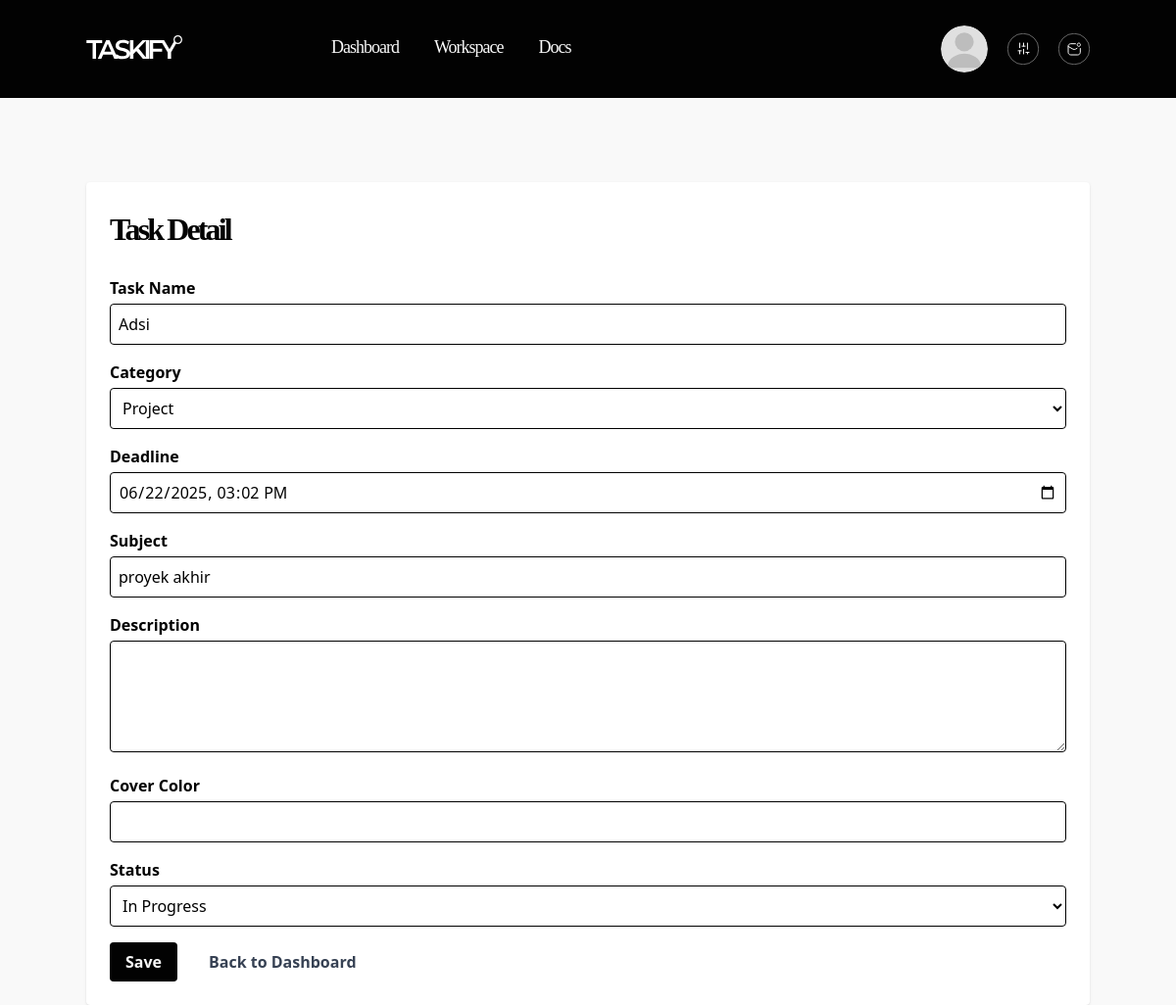
Before: /frontend/task-detail.php?id=2 (signed in) with the older database file.
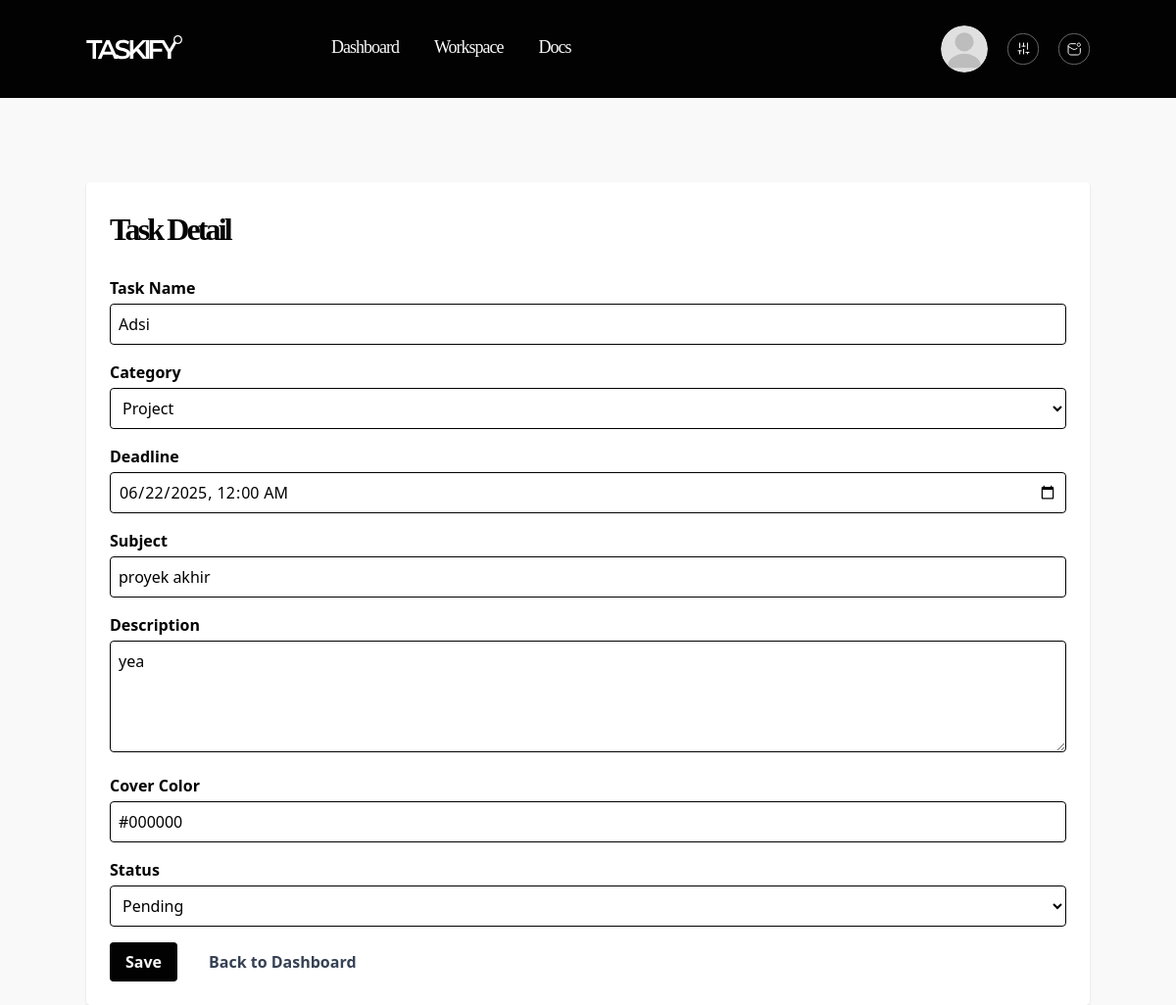
After: the same page with the newer database file.
### tables this page shows
CREATE TABLE `tasks` (
  `id_task` int NOT NULL,
  `id_user` int NOT NULL,
  `task_name` varchar(100) NOT NULL,
  `category` varchar(50) DEFAULT NULL,
  `deadline` datetime DEFAULT NULL,
  `subject` varchar(100) DEFAULT NULL,
  `cover_color` varchar(20) DEFAULT NULL,
  `status` enum('pending','in_progress','completed') DEFAULT 'pending',
  `description` text,
  `created_at` timestamp NULL DEFAULT CURRENT_TIMESTAMP
);

### frontend/task-detail.php (the view, shortened to what this page needs)
<?php
include '../backend/db.php';
$id_user = $_SESSION['id_user'];
$task_id = $_GET['id'] ?? null;
$stmt = $conn->prepare("SELECT * FROM tasks WHERE id_task = ? AND id_user = ?");
$stmt->bind_param("ii", $task_id, $id_user);
$stmt->execute();
$result = $stmt->get_result();
$task = $result->fetch_assoc();
?>
<!DOCTYPE html>
<html>
<head>
    <link href="../src/style.css" rel="stylesheet" />
</head>
<body class="bg-primary">
<?php include 'header.php'; ?>
<main class="container mx-auto mt-[86px] max-w-3xl bg-white p-6 rounded shadow">
    <h1 class="font-mont font-semibold tracking-[-2.88px] text-[32px] text-accent mb-6">Task Detail</h1>
    <form method="POST" action="task-detail.php?id=<?php echo htmlspecialchars($task_id); ?>">
        <div class="mb-4">
            <label for="task_name" class="block font-semibold mb-1">Task Name</label>
            <input type="text" id="task_name" name="task_name" value="<?php echo htmlspecialchars($task['task_name']); ?>" required class="w-full border rounded p-2" />
        </div>
        <div class="mb-4">
            <label for="category" class="block font-semibold mb-1">Category</label>
            <select id="category" name="category" required class="w-full border rounded p-2">
                <?php
                $categories = ['Exam', 'Excercise', 'Presentation', 'Project'];
                foreach ($categories as $cat) {
                    $selected = ($task['category'] === $cat) ? 'selected' : '';
                    echo "<option value=\"" . htmlspecialchars($cat) . "\" $selected>" . htmlspecialchars($cat) . "</option>";
                }
                ?>
            </select>
        </div>
        <div class="mb-4">
            <label for="deadline" class="block font-semibold mb-1">Deadline</label>
            <input type="datetime-local" id="deadline" name="deadline" value="<?php echo date('Y-m-d\TH:i', strtotime($task['deadline'])); ?>" required class="w-full border rounded p-2" />
        </div>
        <div class="mb-4">
            <label for="subject" class="block font-semibold mb-1">Subject</label>
            <input type="text" id="subject" name="subject" value="<?php echo htmlspecialchars($task['subject']); ?>" required class="w-full border rounded p-2" />
        </div>
        <div class="mb-4">
            <label for="description" class="block font-semibold mb-1">Description</label>
            <textarea id="description" name="description" class="w-full border rounded p-2" rows="4"><?php echo htmlspecialchars($task['description']); ?></textarea>
        </div>
        <div class="mb-4">
            <label for="cover_color" class="block font-semibold mb-1">Cover Color</label>
            <input type="text" id="cover_color" name="cover_color" value="<?php echo htmlspecialchars($task['cover_color']); ?>" class="w-full border rounded p-2" />
        </div>
        <div class="mb-4">
            <label for="status" class="block font-semibold mb-1">Status</label>
            <select id="status" name="status" required class="w-full border rounded p-2">
                <?php
                $statuses = ['pending' => 'Pending', 'in_progress' => 'In Progress', 'completed' => 'Completed'];
                foreach ($statuses as $value => $label) {
                    $selected = ($task['status'] === $value) ? 'selected' : '';
                    echo "<option value=\"" . htmlspecialchars($value) . "\" $selected>" . htmlspecialchars($label) . "</option>";
                }
                ?>
            </select>
        </div>
        <div class="flex space-x-4">
            <button type="submit" class="bg-accent text-primary px-4 py-2 rounded font-semibold hover:bg-shade transition">Save</button>
            <a href="dashboard.php" class="inline-block bg-gray-300 text-gray-700 px-4 py-2 rounded font-semibold hover:bg-gray-400 transition">Back to Dashboard</a>
        </div>
    </form>
</main>
</body>
</html>

Changed rows visible on the page:
changed tasks "Adsi": deadline "06/22/2025 15:02" → "06/22/2025 00:00"; description (not shown) → "yea"; cover_color (not shown) → "#000000"
Other visible differences:
form field status: "In Progress" → "Pending"
